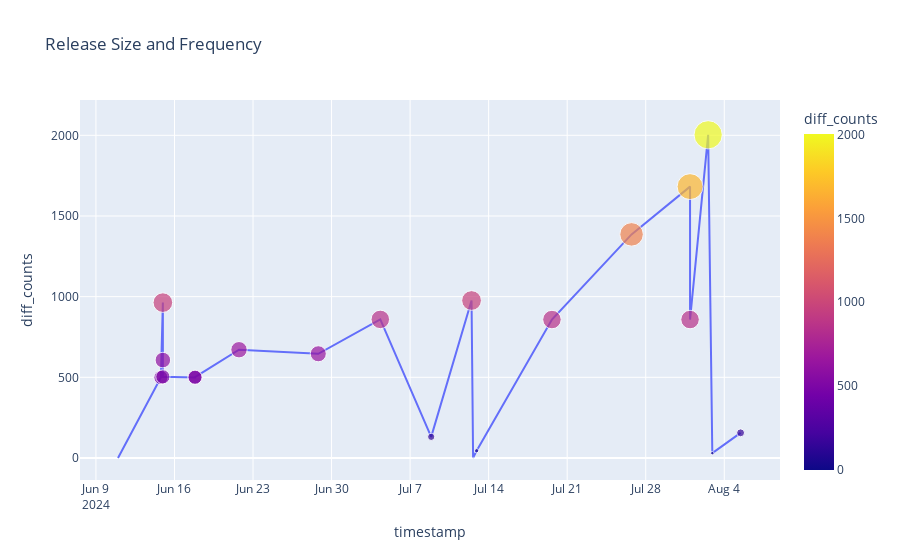

Notebook source saved alongside this figure:
### Code cell
figure = px.scatter(
    graph_df.iloc[-25:],
    x="timestamp",
    y="diff_counts",
    size="diff_counts",
    color="diff_counts",
    title='Release Size and Frequency',
    hover_data=["timestamp", "name", "interval"]
)
figure.update_layout(autosize=True)
figure.update_traces(mode="markers+lines")
figure.show()

### Figure 1 — Plotly figure (JSON) as saved in the notebook; plotly's stock layout.template omitted (floating-point values rounded to 4 significant figures)
{"data": [{"customdata": [["production/v6.37.0-codepush.v142", null], ["production/6.38.0", "P3DT19H44M36S"], ["production/v6.36.0-codepush.v143", "P0DT4H13M40S"], ["production/v6.37.0-codepush.v144", "P0DT0H0M0S"], ["production/v6.38.0-codepush.v147", "P0DT0H0M0S"], ["production/v6.37.0-codepush.v145", "P2DT20H48M25S"], ["production/v6.38.0-codepush.v146", "P0DT0H0M0S"], ["v6.39.0", "P3DT22H3M52S"], ["v6.40.0", "P7DT1H33M56S"], ["v6.41.0", "P5DT12H40M5S"], ["v6.42.0", "P4DT12H52M1S"], ["v6.43.0", "P3DT14H19M19S"], ["v6.43.0-codepush.v148", "P0DT3H19M21S"], ["v6.44.0", "P0DT7H35M1S"], ["v6.45.0", "P6DT17H3M53S"], ["v6.46.0", "P7DT2H17M14S"], ["v6.44.0-codepush.v150", "P5DT5H7M44S"], ["v6.45.0-codepush.v149", "P0DT0H0M0S"], ["v6.47.0", "P1DT14H43M11S"], ["v6.47.0-codepush.v151", "P0DT8H52M59S"], ["v6.48.0", "P2DT12H29M36S"]], "hovertemplate": "timestamp=%{x}<br>diff_counts=%{marker.color}<br>name=%{customdata[0]}<br>interval=%{customdata[1]}<extra></extra>", "legendgroup": "", "marker": {"color": [0, 499, 963, 607, 503, 499, 501, 671, 646, 859, 131, 976, 2, 45, 858, 1386, 1682, 858, 2003, 30, 156], "coloraxis": "coloraxis", "size": [0, 499, 963, 607, 503, 499, 501, 671, 646, 859, 131, 976, 2, 45, 858, 1386, 1682, 858, 2003, 30, 156], "sizemode": "area", "sizeref": 5.008, "symbol": "circle"}, "mode": "markers+lines", "name": "", "orientation": "v", "showlegend": false, "x": ["2024-06-10T23:11:02+00:00", "2024-06-14T18:55:38+00:00", "2024-06-14T23:09:18+00:00", "2024-06-14T23:09:18+00:00", "2024-06-14T23:09:18+00:00", "2024-06-17T19:57:43+00:00", "2024-06-17T19:57:43+00:00", "2024-06-21T18:01:35+00:00", "2024-06-28T19:35:31+00:00", "2024-07-04T08:15:36+00:00", "2024-07-08T21:07:37+00:00", "2024-07-12T11:26:56+00:00", "2024-07-12T14:46:17+00:00", "2024-07-12T22:21:18+00:00", "2024-07-19T15:25:11+00:00", "2024-07-26T17:42:25+00:00", "2024-07-31T22:50:09+00:00", "2024-07-31T22:50:09+00:00", "2024-08-02T13:33:20+00:00", "2024-08-02T22:26:19+00:00", "2024-08-05T10:55:55+00:00"], "xaxis": "x", "y": [0, 499, 963, 607, 503, 499, 501, 671, 646, 859, 131, 976, 2, 45, 858, 1386, 1682, 858, 2003, 30, 156], "yaxis": "y", "type": "scatter"}], "layout": {"xaxis": {"anchor": "y", "domain": [0.0, 1.0], "title": {"text": "timestamp"}}, "yaxis": {"anchor": "x", "domain": [0.0, 1.0], "title": {"text": "diff_counts"}}, "coloraxis": {"colorbar": {"title": {"text": "diff_counts"}}, "colorscale": [[0.0, "#0d0887"], [0.1111, "#46039f"], [0.2222, "#7201a8"], [0.3333, "#9c179e"], [0.4444, "#bd3786"], [0.5556, "#d8576b"], [0.6667, "#ed7953"], [0.7778, "#fb9f3a"], [0.8889, "#fdca26"], [1.0, "#f0f921"]]}, "legend": {"tracegroupgap": 0, "itemsizing": "constant"}, "title": {"text": "Release Size and Frequency"}, "autosize": true}}
